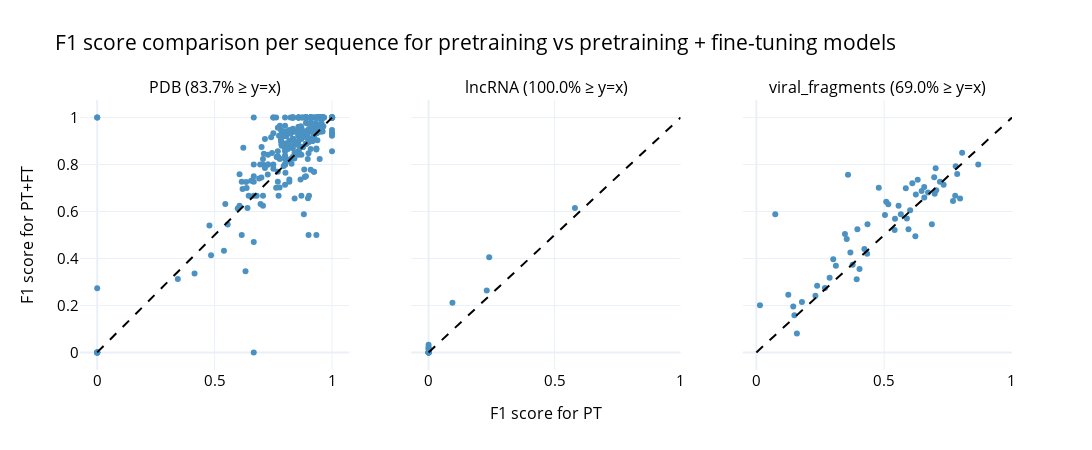

Notebook code cell kept with this figure:
### Code cell
from plotly.subplots import make_subplots

compare_f1 = data_comparison[data_comparison['model']=='PT'].merge(data_comparison[data_comparison['model']=='PT+FT'], on=['reference', 'sequence', 'dataset'], suffixes=('_PT', '_PT+FT'))[['dataset', 'f1_PT', 'f1_PT+FT']]
compare_f1['isBetter'] = compare_f1['f1_PT+FT'] >= compare_f1['f1_PT']

fig = make_subplots(rows=1, cols=3, shared_xaxes=True, shared_yaxes=True, 
                    subplot_titles=[ f'{dataset} ({100*compare_f1[compare_f1["dataset"]==dataset]["isBetter"].sum()/sum(compare_f1["dataset"]==dataset):.1f}% ≥ y=x)' for dataset in compare_f1['dataset'].unique()],
                    x_title='F1 score for PT', y_title='F1 score for PT+FT')

colors = px.colors.qualitative.D3
for i, dataset in enumerate(compare_f1['dataset'].unique()):

    data = data_comparison[data_comparison['dataset']==dataset]

    fig.add_trace(go.Scatter(x=data[data['model']=='PT']['f1'],
                        y=data[data['model']=='PT+FT']['f1'],
                        mode='markers', 
                        marker_color=colors[0], opacity=0.8, showlegend=False,
                        name=dataset), row=1, col=i+1)
    fig.add_trace(go.Scatter(x=[0, 1], y=[0, 1], mode='lines', line_color='black', line_dash='dash', showlegend=False), row=1, col=i+1)


fig.update_yaxes(
    scaleanchor="x",
    scaleratio=1,
  )

fig.update_layout(width=1200, height=450, template='plotly_white', font_size=15, font_color='black',
                  title='F1 score comparison per sequence for pretraining vs pretraining + fine-tuning models')
fig.show()

### Figure 1 — Plotly figure (JSON) as saved in the notebook; plotly's stock layout.template omitted (floating-point values rounded to 4 significant figures; data arrays with more than 128 entries replaced by an {"elided": "..."} marker saying what was removed)
{"data": [{"marker": {"color": "#1F77B4"}, "mode": "markers", "name": "PDB", "opacity": 0.8, "showlegend": false, "type": "scatter", "x": {"elided": "356 float values"}, "xaxis": "x", "y": {"elided": "356 float values"}, "yaxis": "y"}, {"line": {"color": "black", "dash": "dash"}, "mode": "lines", "showlegend": false, "type": "scatter", "x": [0, 1], "xaxis": "x", "y": [0, 1], "yaxis": "y"}, {"marker": {"color": "#1F77B4"}, "mode": "markers", "name": "lncRNA", "opacity": 0.8, "showlegend": false, "type": "scatter", "x": [0.2308, 0.2405, 0, 0.5806, 0, 0, 0, 0, 0, 0, 0, 0, 0, 0, 0.09464], "xaxis": "x2", "y": [0.2636, 0.4051, 0.03279, 0.6148, 0, 0, 0, 0, 0, 0, 0.02033, 0.02, 0.01237, 0, 0.2115], "yaxis": "y2"}, {"line": {"color": "black", "dash": "dash"}, "mode": "lines", "showlegend": false, "type": "scatter", "x": [0, 1], "xaxis": "x2", "y": [0, 1], "yaxis": "y2"}, {"marker": {"color": "#1F77B4"}, "mode": "markers", "name": "viral_fragments", "opacity": 0.8, "showlegend": false, "type": "scatter", "x": [0.8049, 0.7778, 0.7182, 0.7037, 0.7692, 0.5888, 0.3953, 0.5846, 0.657, 0.7327, 0.6239, 0.6311, 0.4335, 0.5952, 0.4035, 0.5409, 0.6566, 0.7857, 0.5652, 0.6957, 0.6102, 0.6977, 0.7013, 0.6866, 0.5563, 0.6016, 0.622, 0.4348, 0.07407, 0.4789, 0.6465, 0.5424, 0.7797, 0.1489, 0.125, 0.1783, 0.508, 0.3586, 0.5031, 0.3925, 0.2866, 0.7969, 0.4225, 0.6717, 0.3467, 0.1443, 0.3765, 0.2312, 0.1586, 0.3678, 0.01418, 0.2683, 0.3008, 0.2377, 0.5161, 0.3111, 0.3536, 0.8679], "xaxis": "x3", "y": [0.85, 0.6667, 0.7273, 0.6909, 0.6452, 0.5701, 0.525, 0.6986, 0.6602, 0.7136, 0.6721, 0.7348, 0.4198, 0.5247, 0.3556, 0.5217, 0.7048, 0.7595, 0.5882, 0.7461, 0.72, 0.6759, 0.7838, 0.5455, 0.6243, 0.6058, 0.4944, 0.5455, 0.5882, 0.7013, 0.6869, 0.5691, 0.7925, 0.1587, 0.2458, 0.2148, 0.6413, 0.7571, 0.5856, 0.3121, 0.318, 0.6552, 0.4408, 0.6815, 0.5045, 0.1954, 0.3733, 0.2412, 0.08, 0.4257, 0.2006, 0.2745, 0.3973, 0.284, 0.6311, 0.3695, 0.4828, 0.8], "yaxis": "y3"}, {"line": {"color": "black", "dash": "dash"}, "mode": "lines", "showlegend": false, "type": "scatter", "x": [0, 1], "xaxis": "x3", "y": [0, 1], "yaxis": "y3"}], "layout": {"annotations": [{"font": {"size": 16}, "showarrow": false, "text": "PDB (83.7% ≥ y=x)", "x": 0.1444, "xanchor": "center", "xref": "paper", "y": 1, "yanchor": "bottom", "yref": "paper"}, {"font": {"size": 16}, "showarrow": false, "text": "lncRNA (100.0% ≥ y=x)", "x": 0.5, "xanchor": "center", "xref": "paper", "y": 1, "yanchor": "bottom", "yref": "paper"}, {"font": {"size": 16}, "showarrow": false, "text": "viral_fragments (69.0% ≥ y=x)", "x": 0.8556, "xanchor": "center", "xref": "paper", "y": 1, "yanchor": "bottom", "yref": "paper"}, {"font": {"size": 16}, "showarrow": false, "text": "F1 score for PT", "x": 0.5, "xanchor": "center", "xref": "paper", "y": 0, "yanchor": "top", "yref": "paper", "yshift": -30}, {"font": {"size": 16}, "showarrow": false, "text": "F1 score for PT+FT", "textangle": -90, "x": 0, "xanchor": "right", "xref": "paper", "xshift": -40, "y": 0.5, "yanchor": "middle", "yref": "paper"}], "font": {"color": "black", "size": 15}, "height": 450, "title": {"text": "F1 score comparison per sequence for pretraining vs pretraining + fine-tuning models"}, "width": 1200, "xaxis": {"anchor": "y", "domain": [0, 0.2889]}, "xaxis2": {"anchor": "y2", "domain": [0.3556, 0.6444]}, "xaxis3": {"anchor": "y3", "domain": [0.7111, 1]}, "yaxis": {"anchor": "x", "domain": [0, 1], "scaleanchor": "x", "scaleratio": 1}, "yaxis2": {"anchor": "x2", "domain": [0, 1], "matches": "y", "scaleanchor": "x", "scaleratio": 1, "showticklabels": false}, "yaxis3": {"anchor": "x3", "domain": [0, 1], "matches": "y", "scaleanchor": "x", "scaleratio": 1, "showticklabels": false}}}
